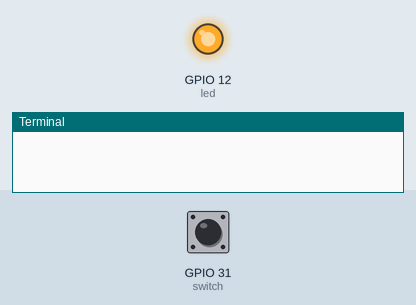
A program run on a simulated Raspberry Pi (BCM pin numbers). Parts: output pins drawn as LEDs (lit = HIGH), the last lines printed to the terminal. The inputs (shaded band) are chosen by the test bench; at power-on: GPIO 31 (switch) HIGH. At 100.0 s the program stops and its outputs stay as they are.

Above: at 0.1 s.
At 95.1 s:
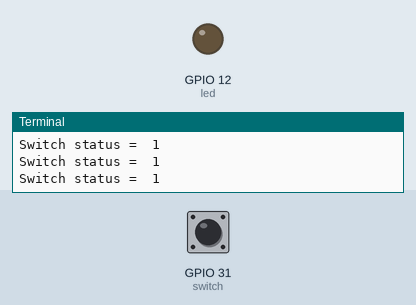
Timing chart, 0 to 96.6 s (numbered marks = the images above):
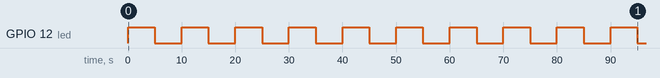

The program:

rpi-py-io12.py
```python
import RPi.GPIO as GPIO
import time

# Use BCM numbering for GPIO12 (physical pin 32)
led = 12  # GPIO12
switch = 31  # Update as needed for your switch GPIO

GPIO.setmode(GPIO.BCM)
GPIO.setwarnings(False)

GPIO.setup(led, GPIO.OUT)
GPIO.setup(switch, GPIO.IN)

for i in range(10):
    GPIO.output(led, GPIO.HIGH)
    time.sleep(5)
    GPIO.output(led, GPIO.LOW)
    time.sleep(5)
    print('Switch status = ', GPIO.input(switch))

GPIO.cleanup()
```
